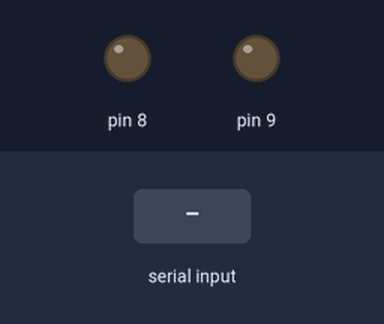
This sketch was run on a simulated Arduino Uno, built with avr-gcc and run on an emulated ATmega328P. On the bench: output pins drawn as LEDs (lit = HIGH). Inputs (shaded band) come from the test bench.

Above: at 1.2 s.
1.3 s: "1" received over Serial
At 1.7 s:
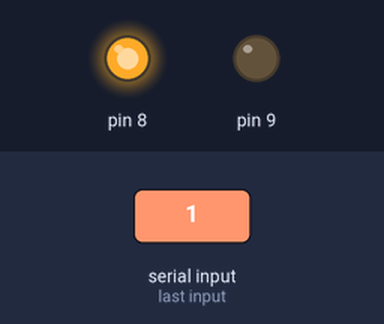
Timing chart, 0 to 4.3 s (numbered marks = the images above; inputs shaded):
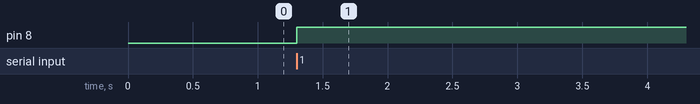

The sketch:

Echodioda.ino
```cpp
void setup() {
  // put your setup code here, to run once:
  Serial.begin(9600);
  pinMode(8,OUTPUT);
  pinMode(9,INPUT);
  pinMode(9,HIGH);
}

void loop() {
  // put your main code here, to run repeatedly:
  if(digitalRead(9)==HIGH)
  Serial.println("ON");
  if(Serial.available() > 0)
  digitalWrite(8,HIGH);
  else
  digitalWrite(8,LOW);
}
```

Measured:
- after the input at 1.3 s, pin 8: LOW → HIGH at once
